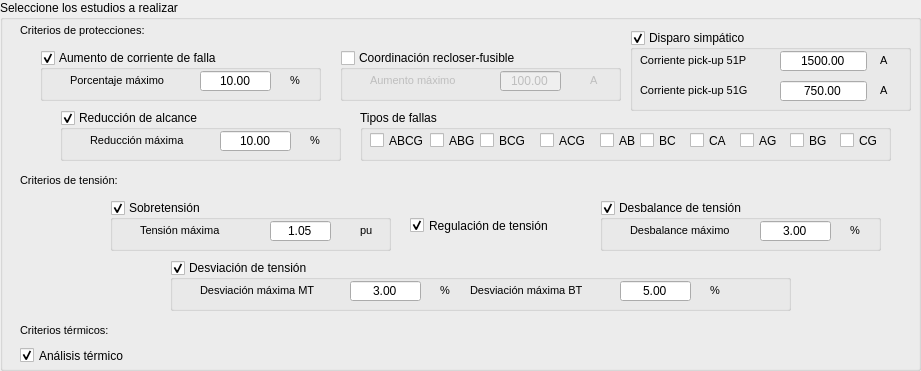
    <widget class="QGroupBox" name="groupBox_studies_ls">
     <property name="geometry">
      <rect>
       <x>0</x>
       <y>90</y>
       <width>921</width>
       <height>371</height>
      </rect>
     </property>
     <property name="title">
      <string>Seleccione los estudios a realizar</string>
     </property>
     <widget class="QCheckBox" name="checkBox_regulation_ls">
      <property name="geometry">
       <rect>
        <x>410</x>
        <y>210</y>
        <width>161</width>
        <height>31</height>
       </rect>
      </property>
      <property name="text">
       <string>Regulación de tensión</string>
      </property>
      <property name="checked">
       <bool>true</bool>
      </property>
     </widget>
     <widget class="QGroupBox" name="Box_faults_ls">
      <property name="geometry">
       <rect>
        <x>360</x>
        <y>110</y>
        <width>531</width>
        <height>51</height>
       </rect>
      </property>
      <property name="title">
       <string>Tipos de fallas</string>
      </property>
      <widget class="QCheckBox" name="abcg_ls">
       <property name="enabled">
        <bool>true</bool>
       </property>
       <property name="geometry">
        <rect>
         <x>10</x>
         <y>20</y>
         <width>61</width>
         <height>21</height>
        </rect>
       </property>
       <property name="text">
        <string>ABCG</string>
       </property>
       <property name="checked">
        <bool>false</bool>
       </property>
      </widget>
      <widget class="QCheckBox" name="bcg_ls">
       <property name="geometry">
        <rect>
         <x>120</x>
         <y>20</y>
         <width>51</width>
         <height>21</height>
        </rect>
       </property>
       <property name="text">
        <string>BCG</string>
       </property>
       <property name="checked">
        <bool>false</bool>
       </property>
      </widget>
      <widget class="QCheckBox" name="abg_ls">
       <property name="geometry">
        <rect>
         <x>70</x>
         <y>20</y>
         <width>51</width>
         <height>21</height>
        </rect>
       </property>
       <property name="text">
        <string>ABG</string>
       </property>
       <property name="checked">
        <bool>false</bool>
       </property>
      </widget>
      <widget class="QCheckBox" name="acg_ls">
       <property name="geometry">
        <rect>
         <x>180</x>
         <y>20</y>
         <width>51</width>
         <height>21</height>
        </rect>
       </property>
       <property name="text">
        <string>ACG</string>
       </property>
       <property name="checked">
        <bool>false</bool>
       </property>
      </widget>
      <widget class="QCheckBox" name="ag_ls">
       <property name="geometry">
        <rect>
         <x>380</x>
         <y>20</y>
         <width>51</width>
         <height>21</height>
        </rect>
       </property>
       <property name="text">
        <string>AG</string>
       </property>
       <property name="checked">
        <bool>false</bool>
       </property>
      </widget>
      <widget class="QCheckBox" name="bg_ls">
       <property name="geometry">
        <rect>
         <x>430</x>
         <y>20</y>
         <width>51</width>
         <height>21</height>
        </rect>
       </property>
       <property name="text">
        <string>BG</string>
       </property>
       <property name="checked">
        <bool>false</bool>
       </property>
      </widget>
      <widget class="QCheckBox" name="cg_ls">
       <property name="geometry">
        <rect>
         <x>480</x>
         <y>20</y>
         <width>51</width>
         <height>21</height>
        </rect>
       </property>
       <property name="text">
        <string>CG</string>
       </property>
       <property name="checked">
        <bool>false</bool>
       </property>
      </widget>
      <widget class="QCheckBox" name="bc_ls">
       <property name="geometry">
        <rect>
         <x>280</x>
         <y>20</y>
         <width>41</width>
         <height>21</height>
        </rect>
       </property>
       <property name="text">
        <string>BC</string>
       </property>
       <property name="checked">
        <bool>false</bool>
       </property>
      </widget>
      <widget class="QCheckBox" name="ab_ls">
       <property name="geometry">
        <rect>
         <x>240</x>
         <y>20</y>
         <width>41</width>
         <height>21</height>
        </rect>
       </property>
       <property name="text">
        <string>AB</string>
       </property>
       <property name="checked">
        <bool>false</bool>
       </property>
      </widget>
      <widget class="QCheckBox" name="ac_ls">
       <property name="geometry">
        <rect>
         <x>330</x>
         <y>20</y>
         <width>41</width>
         <height>21</height>
        </rect>
       </property>
       <property name="text">
        <string extracomment="If not checked: L-N">CA</string>
       </property>
       <property name="checked">
        <bool>false</bool>
       </property>
      </widget>
     </widget>
     <widget class="QGroupBox" name="coord_rf_ls">
      <property name="geometry">
       <rect>
        <x>340</x>
        <y>50</y>
        <width>281</width>
        <height>51</height>
       </rect>
      </property>
      <property name="title">
       <string>Coordinación recloser-fusible</string>
      </property>
      <property name="checkable">
       <bool>true</bool>
      </property>
      <property name="checked">
       <bool>false</bool>
      </property>
      <widget class="QLabel" name="label_rf_ls">
       <property name="geometry">
        <rect>
         <x>30</x>
         <y>20</y>
         <width>121</width>
         <height>20</height>
        </rect>
       </property>
       <property name="font">
        <font>
         <pointsize>8</pointsize>
        </font>
       </property>
       <property name="text">
        <string>Aumento máximo</string>
       </property>
      </widget>
      <widget class="QLabel" name="label_per_rf_ls">
       <property name="geometry">
        <rect>
         <x>250</x>
         <y>20</y>
         <width>16</width>
         <height>20</height>
        </rect>
       </property>
       <property name="font">
        <font>
         <pointsize>8</pointsize>
        </font>
       </property>
       <property name="text">
        <string>A</string>
       </property>
      </widget>
      <widget class="QgsDoubleSpinBox" name="inc_max_rf_ls">
       <property name="geometry">
        <rect>
         <x>160</x>
         <y>20</y>
         <width>61</width>
         <height>22</height>
        </rect>
       </property>
       <property name="minimumSize">
        <size>
         <width>20</width>
         <height>22</height>
        </size>
       </property>
       <property name="alignment">
        <set>Qt::AlignCenter</set>
       </property>
       <property name="buttonSymbols">
        <enum>QAbstractSpinBox::NoButtons</enum>
       </property>
       <property name="correctionMode">
        <enum>QAbstractSpinBox::CorrectToNearestValue</enum>
       </property>
       <property name="minimum">
        <double>1.000000000000000</double>
       </property>
       <property name="maximum">
        <double>1000000.000000000000000</double>
       </property>
       <property name="singleStep">
        <double>0.000000000000000</double>
       </property>
       <property name="value">
        <double>100.000000000000000</double>
       </property>
       <property name="showClearButton" stdset="0">
        <bool>true</bool>
       </property>
       <property name="clearValue" stdset="0">
        <bool>false</bool>
       </property>
      </widget>
     </widget>
     <widget class="QGroupBox" name="cf_ls">
      <property name="geometry">
       <rect>
        <x>40</x>
        <y>50</y>
        <width>281</width>
        <height>51</height>
       </rect>
      </property>
      <property name="title">
       <string>Aumento de corriente de falla</string>
      </property>
      <property name="checkable">
       <bool>true</bool>
      </property>
      <property name="checked">
       <bool>true</bool>
      </property>
      <widget class="QLabel" name="label_pm_cf">
       <property name="geometry">
        <rect>
         <x>30</x>
         <y>20</y>
         <width>121</width>
         <height>20</height>
        </rect>
       </property>
       <property name="font">
        <font>
         <pointsize>8</pointsize>
        </font>
       </property>
       <property name="text">
        <string>Porcentaje máximo</string>
       </property>
      </widget>
      <widget class="QLabel" name="label_per_cf">
       <property name="geometry">
        <rect>
         <x>250</x>
         <y>20</y>
         <width>16</width>
         <height>20</height>
        </rect>
       </property>
       <property name="font">
        <font>
         <pointsize>8</pointsize>
        </font>
       </property>
       <property name="text">
        <string>%</string>
       </property>
      </widget>
      <widget class="QgsDoubleSpinBox" name="max_perc_cf_ls">
       <property name="geometry">
        <rect>
         <x>160</x>
         <y>20</y>
         <width>71</width>
         <height>22</height>
        </rect>
       </property>
       <property name="sizePolicy">
        <sizepolicy hsizetype="Fixed" vsizetype="Fixed">
         <horstretch>0</horstretch>
         <verstretch>0</verstretch>
        </sizepolicy>
       </property>
       <property name="minimumSize">
        <size>
         <width>20</width>
         <height>22</height>
        </size>
       </property>
       <property name="alignment">
        <set>Qt::AlignCenter</set>
       </property>
       <property name="buttonSymbols">
        <enum>QAbstractSpinBox::NoButtons</enum>
       </property>
       <property name="correctionMode">
        <enum>QAbstractSpinBox::CorrectToNearestValue</enum>
       </property>
       <property name="minimum">
        <double>1.000000000000000</double>
       </property>
       <property name="maximum">
        <double>1000000.000000000000000</double>
       </property>
       <property name="singleStep">
        <double>0.000000000000000</double>
       </property>
       <property name="value">
        <double>10.000000000000000</double>
       </property>
       <property name="showClearButton" stdset="0">
        <bool>true</bool>
       </property>
       <property name="clearValue" stdset="0">
        <bool>false</bool>
       </property>
      </widget>
     </widget>
     <widget class="QGroupBox" name="rr_ls">
      <property name="geometry">
       <rect>
        <x>60</x>
        <y>110</y>
        <width>281</width>
        <height>51</height>
       </rect>
      </property>
      <property name="title">
       <string>Reducción de alcance</string>
      </property>
      <property name="checkable">
       <bool>true</bool>
      </property>
      <property name="checked">
       <bool>true</bool>
      </property>
      <widget class="QLabel" name="label_ror">
       <property name="geometry">
        <rect>
         <x>30</x>
         <y>20</y>
         <width>121</width>
         <height>20</height>
        </rect>
       </property>
       <property name="font">
        <font>
         <pointsize>8</pointsize>
        </font>
       </property>
       <property name="text">
        <string>Reducción máxima</string>
       </property>
      </widget>
      <widget class="QLabel" name="label_per_ror">
       <property name="geometry">
        <rect>
         <x>250</x>
         <y>20</y>
         <width>16</width>
         <height>20</height>
        </rect>
       </property>
       <property name="font">
        <font>
         <pointsize>8</pointsize>
        </font>
       </property>
       <property name="text">
        <string>%</string>
       </property>
      </widget>
      <widget class="QgsDoubleSpinBox" name="red_max_ls">
       <property name="geometry">
        <rect>
         <x>160</x>
         <y>20</y>
         <width>71</width>
         <height>22</height>
        </rect>
       </property>
       <property name="minimumSize">
        <size>
         <width>20</width>
         <height>22</height>
        </size>
       </property>
       <property name="alignment">
        <set>Qt::AlignCenter</set>
       </property>
       <property name="buttonSymbols">
        <enum>QAbstractSpinBox::NoButtons</enum>
       </property>
       <property name="correctionMode">
        <enum>QAbstractSpinBox::CorrectToNearestValue</enum>
       </property>
       <property name="minimum">
        <double>1.000000000000000</double>
       </property>
       <property name="maximum">
        <double>1000000.000000000000000</double>
       </property>
       <property name="singleStep">
        <double>0.000000000000000</double>
       </property>
       <property name="value">
        <double>10.000000000000000</double>
       </property>
       <property name="showClearButton" stdset="0">
        <bool>true</bool>
       </property>
       <property name="clearValue" stdset="0">
        <bool>false</bool>
       </property>
      </widget>
     </widget>
     <widget class="QGroupBox" name="overvoltage_ls">
      <property name="geometry">
       <rect>
        <x>110</x>
        <y>200</y>
        <width>281</width>
        <height>51</height>
       </rect>
      </property>
      <property name="title">
       <string>Sobretensión</string>
      </property>
      <property name="checkable">
       <bool>true</bool>
      </property>
      <property name="checked">
       <bool>true</bool>
      </property>
      <widget class="QLabel" name="label_max_ov_ls">
       <property name="geometry">
        <rect>
         <x>30</x>
         <y>20</y>
         <width>121</width>
         <height>20</height>
        </rect>
       </property>
       <property name="font">
        <font>
         <pointsize>8</pointsize>
        </font>
       </property>
       <property name="text">
        <string>Tensión máxima</string>
       </property>
      </widget>
      <widget class="QLabel" name="label_pu_ov_ls">
       <property name="geometry">
        <rect>
         <x>250</x>
         <y>20</y>
         <width>16</width>
         <height>20</height>
        </rect>
       </property>
       <property name="font">
        <font>
         <pointsize>8</pointsize>
        </font>
       </property>
       <property name="text">
        <string>pu</string>
       </property>
      </widget>
      <widget class="QgsDoubleSpinBox" name="overvolt_ls">
       <property name="geometry">
        <rect>
         <x>160</x>
         <y>20</y>
         <width>61</width>
         <height>22</height>
        </rect>
       </property>
       <property name="minimumSize">
        <size>
         <width>20</width>
         <height>22</height>
        </size>
       </property>
       <property name="alignment">
        <set>Qt::AlignCenter</set>
       </property>
       <property name="buttonSymbols">
        <enum>QAbstractSpinBox::NoButtons</enum>
       </property>
       <property name="correctionMode">
        <enum>QAbstractSpinBox::CorrectToNearestValue</enum>
       </property>
       <property name="minimum">
        <double>0.000000000000000</double>
       </property>
       <property name="maximum">
        <double>1.100000000000000</double>
       </property>
       <property name="singleStep">
        <double>0.000000000000000</double>
       </property>
       <property name="value">
        <double>1.050000000000000</double>
       </property>
       <property name="showClearButton" stdset="0">
        <bool>true</bool>
       </property>
       <property name="clearValue" stdset="0">
        <bool>false</bool>
       </property>
      </widget>
     </widget>
     <widget class="QGroupBox" name="voltage_deviation_ls">
      <property name="geometry">
       <rect>
        <x>170</x>
        <y>260</y>
        <width>621</width>
        <height>51</height>
       </rect>
      </property>
      <property name="title">
       <string>Desviación de tensión</string>
      </property>
      <property name="checkable">
       <bool>true</bool>
      </property>
      <property name="checked">
       <bool>true</bool>
      </property>
      <widget class="QLabel" name="label_max_dev_mt">
       <property name="geometry">
        <rect>
         <x>30</x>
         <y>20</y>
         <width>141</width>
         <height>20</height>
        </rect>
       </property>
       <property name="font">
        <font>
         <pointsize>8</pointsize>
        </font>
       </property>
       <property name="text">
        <string>Desviación máxima MT</string>
       </property>
      </widget>
      <widget class="QLabel" name="label_per_dev_mt_ls">
       <property name="geometry">
        <rect>
         <x>270</x>
         <y>20</y>
         <width>16</width>
         <height>20</height>
        </rect>
       </property>
       <property name="font">
        <font>
         <pointsize>8</pointsize>
        </font>
       </property>
       <property name="text">
        <string>%</string>
       </property>
      </widget>
      <widget class="QLabel" name="label_per_dev_bt_ls">
       <property name="geometry">
        <rect>
         <x>540</x>
         <y>20</y>
         <width>16</width>
         <height>20</height>
        </rect>
       </property>
       <property name="font">
        <font>
         <pointsize>8</pointsize>
        </font>
       </property>
       <property name="text">
        <string>%</string>
       </property>
      </widget>
      <widget class="QLabel" name="label_max_dev_bt">
       <property name="geometry">
        <rect>
         <x>300</x>
         <y>20</y>
         <width>141</width>
         <height>20</height>
        </rect>
       </property>
       <property name="font">
        <font>
         <pointsize>8</pointsize>
        </font>
       </property>
       <property name="text">
        <string>Desviación máxima BT</string>
       </property>
      </widget>
      <widget class="QgsDoubleSpinBox" name="unbalance_bt_ls">
       <property name="geometry">
        <rect>
         <x>450</x>
         <y>20</y>
         <width>71</width>
         <height>22</height>
        </rect>
       </property>
       <property name="minimumSize">
        <size>
         <width>1</width>
         <height>22</height>
        </size>
       </property>
       <property name="alignment">
        <set>Qt::AlignCenter</set>
       </property>
       <property name="buttonSymbols">
        <enum>QAbstractSpinBox::NoButtons</enum>
       </property>
       <property name="correctionMode">
        <enum>QAbstractSpinBox::CorrectToNearestValue</enum>
       </property>
       <property name="minimum">
        <double>0.000000000000000</double>
       </property>
       <property name="maximum">
        <double>100.000000000000000</double>
       </property>
       <property name="singleStep">
        <double>0.000000000000000</double>
       </property>
       <property name="value">
        <double>5.000000000000000</double>
       </property>
       <property name="showClearButton" stdset="0">
        <bool>true</bool>
       </property>
       <property name="clearValue" stdset="0">
        <bool>false</bool>
       </property>
      </widget>
      <widget class="QgsDoubleSpinBox" name="unbalance_mt_ls">
       <property name="geometry">
        <rect>
         <x>180</x>
         <y>20</y>
         <width>71</width>
         <height>22</height>
        </rect>
       </property>
       <property name="minimumSize">
        <size>
         <width>2</width>
         <height>22</height>
        </size>
       </property>
       <property name="alignment">
        <set>Qt::AlignCenter</set>
       </property>
       <property name="buttonSymbols">
        <enum>QAbstractSpinBox::NoButtons</enum>
       </property>
       <property name="correctionMode">
        <enum>QAbstractSpinBox::CorrectToNearestValue</enum>
       </property>
       <property name="minimum">
        <double>0.000000000000000</double>
       </property>
       <property name="maximum">
        <double>100.000000000000000</double>
       </property>
       <property name="singleStep">
        <double>0.000000000000000</double>
       </property>
       <property name="value">
        <double>3.000000000000000</double>
       </property>
       <property name="showClearButton" stdset="0">
        <bool>true</bool>
       </property>
       <property name="clearValue" stdset="0">
        <bool>false</bool>
       </property>
      </widget>
     </widget>
     <widget class="QGroupBox" name="unbalance_ls">
      <property name="geometry">
       <rect>
        <x>600</x>
        <y>200</y>
        <width>281</width>
        <height>51</height>
       </rect>
      </property>
      <property name="title">
       <string>Desbalance de tensión</string>
      </property>
      <property name="checkable">
       <bool>true</bool>
      </property>
      <property name="checked">
       <bool>true</bool>
      </property>
      <widget class="QLabel" name="label_un_max_ls">
       <property name="geometry">
        <rect>
         <x>30</x>
         <y>20</y>
         <width>121</width>
         <height>20</height>
        </rect>
       </property>
       <property name="font">
        <font>
         <pointsize>8</pointsize>
        </font>
       </property>
       <property name="text">
        <string>Desbalance máximo</string>
       </property>
      </widget>
      <widget class="QLabel" name="label_per_unb">
       <property name="geometry">
        <rect>
         <x>250</x>
         <y>20</y>
         <width>16</width>
         <height>20</height>
        </rect>
       </property>
       <property name="font">
        <font>
         <pointsize>8</pointsize>
        </font>
       </property>
       <property name="text">
        <string>%</string>
       </property>
      </widget>
      <widget class="QgsDoubleSpinBox" name="unb_max_ls">
       <property name="geometry">
        <rect>
         <x>160</x>
         <y>20</y>
         <width>71</width>
         <height>22</height>
        </rect>
       </property>
       <property name="minimumSize">
        <size>
         <width>20</width>
         <height>22</height>
        </size>
       </property>
       <property name="alignment">
        <set>Qt::AlignCenter</set>
       </property>
       <property name="buttonSymbols">
        <enum>QAbstractSpinBox::NoButtons</enum>
       </property>
       <property name="correctionMode">
        <enum>QAbstractSpinBox::CorrectToNearestValue</enum>
       </property>
       <property name="minimum">
        <double>0.500000000000000</double>
       </property>
       <property name="maximum">
        <double>10.000000000000000</double>
       </property>
       <property name="singleStep">
        <double>0.000000000000000</double>
       </property>
       <property name="value">
        <double>3.000000000000000</double>
       </property>
       <property name="showClearButton" stdset="0">
        <bool>true</bool>
       </property>
       <property name="clearValue" stdset="0">
        <bool>false</bool>
       </property>
      </widget>
     </widget>
     <widget class="QCheckBox" name="checkBox_thermal_ls">
      <property name="geometry">
       <rect>
        <x>20</x>
        <y>340</y>
        <width>161</width>
        <height>31</height>
       </rect>
      </property>
      <property name="text">
       <string>Análisis térmico</string>
      </property>
      <property name="checked">
       <bool>true</bool>
      </property>
     </widget>
     <widget class="QLabel" name="label_pm_cf_2">
      <property name="geometry">
       <rect>
        <x>20</x>
        <y>320</y>
        <width>121</width>
        <height>20</height>
       </rect>
      </property>
      <property name="font">
       <font>
        <pointsize>8</pointsize>
       </font>
      </property>
      <property name="text">
       <string>Criterios térmicos:</string>
      </property>
     </widget>
     <widget class="QLabel" name="label_pm_cf_3">
      <property name="geometry">
       <rect>
        <x>20</x>
        <y>170</y>
        <width>121</width>
        <height>20</height>
       </rect>
      </property>
      <property name="font">
       <font>
        <pointsize>8</pointsize>
       </font>
      </property>
      <property name="text">
       <string>Criterios de tensión:</string>
      </property>
     </widget>
     <widget class="QLabel" name="label_pm_cf_4">
      <property name="geometry">
       <rect>
        <x>20</x>
        <y>20</y>
        <width>151</width>
        <height>20</height>
       </rect>
      </property>
      <property name="font">
       <font>
        <pointsize>8</pointsize>
       </font>
      </property>
      <property name="text">
       <string>Criterios de protecciones:</string>
      </property>
     </widget>
     <widget class="QGroupBox" name="st_ls">
      <property name="geometry">
       <rect>
        <x>630</x>
        <y>30</y>
        <width>281</width>
        <height>81</height>
       </rect>
      </property>
      <property name="title">
       <string>Disparo simpático</string>
      </property>
      <property name="checkable">
       <bool>true</bool>
      </property>
      <property name="checked">
       <bool>true</bool>
      </property>
      <widget class="QLabel" name="label_itrip_ls">
       <property name="geometry">
        <rect>
         <x>10</x>
         <y>20</y>
         <width>131</width>
         <height>20</height>
        </rect>
       </property>
       <property name="font">
        <font>
         <pointsize>8</pointsize>
        </font>
       </property>
       <property name="text">
        <string>Corriente pick-up 51P</string>
       </property>
      </widget>
      <widget class="QLabel" name="label_st_ls_a">
       <property name="geometry">
        <rect>
         <x>250</x>
         <y>20</y>
         <width>16</width>
         <height>20</height>
        </rect>
       </property>
       <property name="font">
        <font>
         <pointsize>8</pointsize>
        </font>
       </property>
       <property name="text">
        <string>A</string>
       </property>
      </widget>
      <widget class="QgsDoubleSpinBox" name="I_trip_51p_ls">
       <property name="geometry">
        <rect>
         <x>150</x>
         <y>20</y>
         <width>87</width>
         <height>22</height>
        </rect>
       </property>
       <property name="alignment">
        <set>Qt::AlignCenter</set>
       </property>
       <property name="buttonSymbols">
        <enum>QAbstractSpinBox::NoButtons</enum>
       </property>
       <property name="correctionMode">
        <enum>QAbstractSpinBox::CorrectToNearestValue</enum>
       </property>
       <property name="minimum">
        <double>1.000000000000000</double>
       </property>
       <property name="maximum">
        <double>1000000.000000000000000</double>
       </property>
       <property name="singleStep">
        <double>0.000000000000000</double>
       </property>
       <property name="value">
        <double>1500.000000000000000</double>
       </property>
       <property name="showClearButton" stdset="0">
        <bool>true</bool>
       </property>
       <property name="clearValue" stdset="0">
        <bool>false</bool>
       </property>
      </widget>
      <widget class="QgsDoubleSpinBox" name="I_trip_51g_ls">
       <property name="geometry">
        <rect>
         <x>150</x>
         <y>50</y>
         <width>87</width>
         <height>22</height>
        </rect>
       </property>
       <property name="alignment">
        <set>Qt::AlignCenter</set>
       </property>
       <property name="buttonSymbols">
        <enum>QAbstractSpinBox::NoButtons</enum>
       </property>
       <property name="correctionMode">
        <enum>QAbstractSpinBox::CorrectToNearestValue</enum>
       </property>
       <property name="minimum">
        <double>1.000000000000000</double>
       </property>
       <property name="maximum">
        <double>1000000.000000000000000</double>
       </property>
       <property name="singleStep">
        <double>0.000000000000000</double>
       </property>
       <property name="value">
        <double>750.000000000000000</double>
       </property>
       <property name="showClearButton" stdset="0">
        <bool>true</bool>
       </property>
       <property name="clearValue" stdset="0">
        <bool>false</bool>
       </property>
      </widget>
      <widget class="QLabel" name="label_st_ls_a_2">
       <property name="geometry">
        <rect>
         <x>250</x>
         <y>50</y>
         <width>16</width>
         <height>20</height>
        </rect>
       </property>
       <property name="font">
        <font>
         <pointsize>8</pointsize>
        </font>
       </property>
       <property name="text">
        <string>A</string>
       </property>
      </widget>
      <widget class="QLabel" name="label_itrip_ls_2">
       <property name="geometry">
        <rect>
         <x>10</x>
         <y>50</y>
         <width>131</width>
         <height>20</height>
        </rect>
       </property>
       <property name="font">
        <font>
         <pointsize>8</pointsize>
        </font>
       </property>
       <property name="text">
        <string>Corriente pick-up 51G</string>
       </property>
      </widget>
     </widget>
    </widget>
